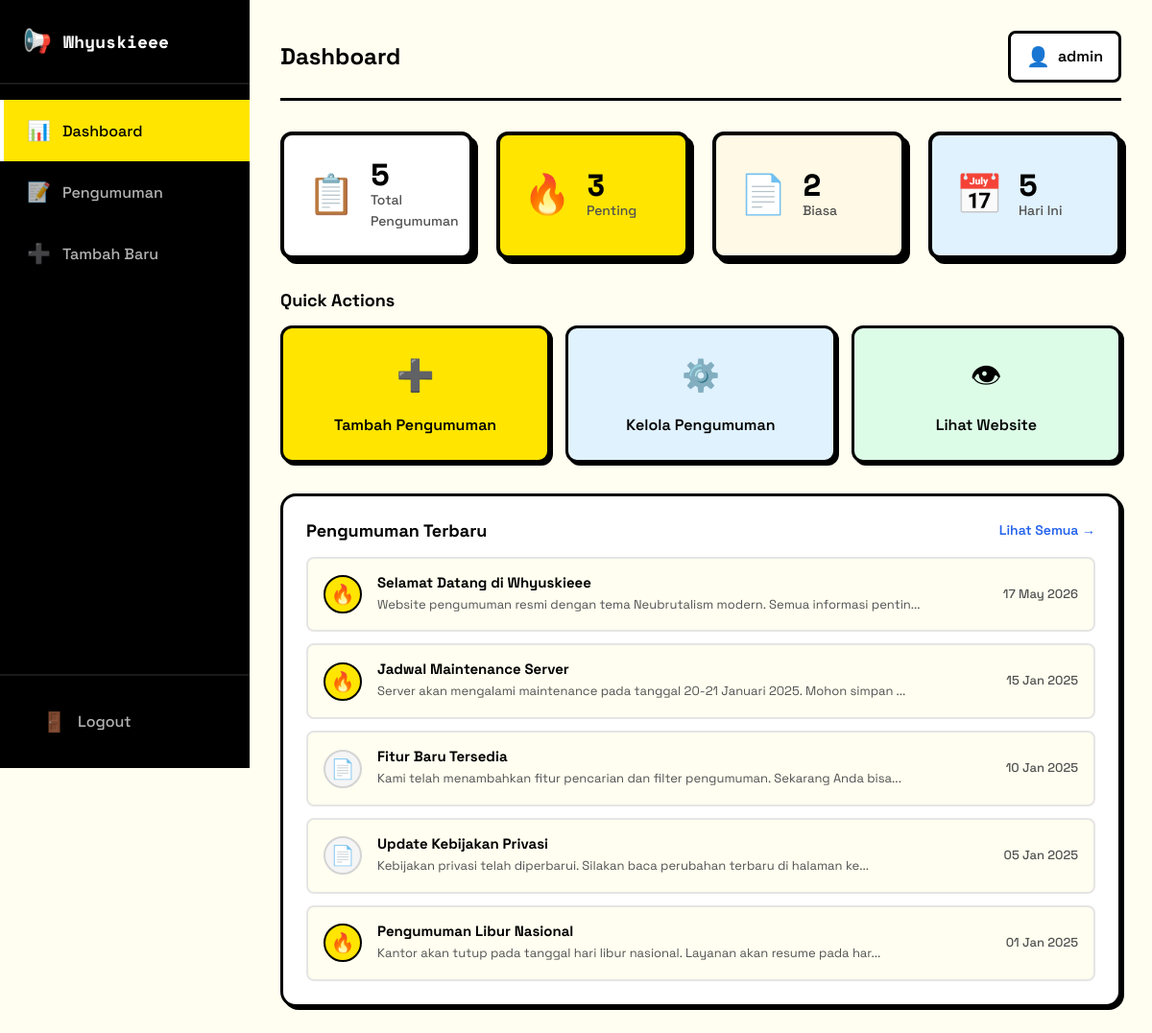
Screenshot of /admin/dashboard.php (signed in) with the database file from the repository.
### tables this page shows
CREATE TABLE IF NOT EXISTS announcements (
    id INT AUTO_INCREMENT PRIMARY KEY,
    title VARCHAR(255) NOT NULL,
    content TEXT NOT NULL,
    date_created DATE NOT NULL,
    status ENUM('penting', 'biasa') DEFAULT 'biasa',
    created_at TIMESTAMP DEFAULT CURRENT_TIMESTAMP
);

### admin/dashboard.php (the view, shortened to what this page needs)
<?php
 $pdo = getConnection();
 $totalAnnouncements = $pdo->query("SELECT COUNT(*) FROM announcements")->fetchColumn();
 $importantCount = $pdo->query("SELECT COUNT(*) FROM announcements WHERE status = 'penting'")->fetchColumn();
 $normalCount = $pdo->query("SELECT COUNT(*) FROM announcements WHERE status = 'biasa'")->fetchColumn();
 $todayCount = $pdo->query("SELECT COUNT(*) FROM announcements WHERE DATE(created_at) = CURDATE()")->fetchColumn();
 $stmt = $pdo->query("SELECT * FROM announcements ORDER BY created_at DESC LIMIT 5");
 $recentAnnouncements = $stmt->fetchAll();
?>
<!DOCTYPE html>
<html lang="id">
<head>
    <link rel="stylesheet" href="../assets/css/style.css">
</head>
<body class="admin-page">
    <aside class="sidebar">
        <div class="sidebar-header">
            <div class="brand-mini">
                <span class="logo-icon-small">📢</span>
                <span class="brand-name">Whyuskieee</span>
            </div>
        </div>
        <nav class="sidebar-nav">
            <a href="dashboard.php" class="nav-item active">
                <span class="nav-icon">📊</span>
                <span class="nav-text">Dashboard</span>
            </a>
            <a href="announcements.php" class="nav-item">
                <span class="nav-icon">📝</span>
                <span class="nav-text">Pengumuman</span>
            </a>
            <a href="add.php" class="nav-item">
                <span class="nav-icon">➕</span>
                <span class="nav-text">Tambah Baru</span>
            </a>
        </nav>
        <div class="sidebar-footer">
            <a href="logout.php" class="nav-item logout-btn">
                <span class="nav-icon">🚪</span>
                <span class="nav-text">Logout</span>
            </a>
        </div>
    </aside>
    <main class="main-content">
        <header class="admin-header">
            <h2>Dashboard</h2>
            <div class="admin-info">
                <span class="admin-avatar">👤</span>
                <span class="admin-name"><?php echo htmlspecialchars($_SESSION['admin_username']); ?></span>
            </div>
        </header>
        <section class="stats-section">
            <div class="stats-grid">
                <div class="stat-card stat-total">
                    <div class="stat-icon">📋</div>
                    <div class="stat-info">
                        <span class="stat-number"><?php echo $totalAnnouncements; ?></span>
                        <span class="stat-label">Total Pengumuman</span>
                    </div>
                </div>
                <div class="stat-card stat-important">
                    <div class="stat-icon">🔥</div>
                    <div class="stat-info">
                        <span class="stat-number"><?php echo $importantCount; ?></span>
                        <span class="stat-label">Penting</span>
                    </div>
                </div>
                <div class="stat-card stat-normal">
                    <div class="stat-icon">📄</div>
                    <div class="stat-info">
                        <span class="stat-number"><?php echo $normalCount; ?></span>
                        <span class="stat-label">Biasa</span>
                    </div>
                </div>
                <div class="stat-card stat-today">
                    <div class="stat-icon">📅</div>
                    <div class="stat-info">
                        <span class="stat-number"><?php echo $todayCount; ?></span>
                        <span class="stat-label">Hari Ini</span>
                    </div>
                </div>
            </div>
        </section>
        <section class="quick-actions">
            <h3>Quick Actions</h3>
            <div class="actions-grid">
                <a href="add.php" class="action-card action-add">
                    <span class="action-icon">➕</span>
                    <span class="action-text">Tambah Pengumuman</span>
                </a>
                <a href="announcements.php" class="action-card action-manage">
                    <span class="action-icon">⚙️</span>
                    <span class="action-text">Kelola Pengumuman</span>
                </a>
                <a href="../index.php" target="_blank" class="action-card action-view">
                    <span class="action-icon">👁</span>
                    <span class="action-text">Lihat Website</span>
                </a>
            </div>
        </section>
        <section class="recent-section">
            <div class="section-header">
                <h3>Pengumuman Terbaru</h3>
                <a href="announcements.php" class="view-all-link">Lihat Semua →</a>
            </div>
            <?php if (empty($recentAnnouncements)): ?>
            <div class="empty-state">
                <span class="empty-icon">📭</span>
                <p>Belum ada pengumuman</p>
                <a href="add.php" class="btn btn-primary">Buat Pengumuman Pertama</a>
            </div>
            <?php else: ?>
            <div class="recent-list">
                <?php foreach ($recentAnnouncements as $index => $announcement): ?>
                <div class="recent-item" style="animation-delay: <?php echo $index * 0.1; ?>s">
                    <div class="recent-status <?php echo $announcement['status']; ?>">
                        <?php echo $announcement['status'] === 'penting' ? '🔥' : '📄'; ?>
                    </div>
                    <div class="recent-content">
                        <h4><?php echo htmlspecialchars($announcement['title']); ?></h4>
                        <p><?php echo htmlspecialchars(substr($announcement['content'], 0, 80)); ?>...</p>
                    </div>
                    <div class="recent-date">
                        <?php echo date('d M Y', strtotime($announcement['date_created'])); ?>
                    </div>
                </div>
                <?php endforeach; ?>
            </div>
            <?php endif; ?>
        </section>
    </main>
</body>
</html>

### rows the page displays
announcements: title "Selamat Datang di Whyuskieee", content "Website pengumuman resmi dengan tema Neubrutalism modern. Semua informasi pentin", date_created "17 May 2026"
announcements: title "Jadwal Maintenance Server", content "Server akan mengalami maintenance pada tanggal 20-21 Januari 2025. Mohon simpan", date_created "15 Jan 2025"
announcements: title "Fitur Baru Tersedia", content "Kami telah menambahkan fitur pencarian dan filter pengumuman. Sekarang Anda bisa", date_created "10 Jan 2025"
announcements: title "Update Kebijakan Privasi", content "Kebijakan privasi telah diperbarui. Silakan baca perubahan terbaru di halaman ke", date_created "05 Jan 2025"
announcements: title "Pengumuman Libur Nasional", content "Kantor akan tutup pada tanggal hari libur nasional. Layanan akan resume pada har", date_created "01 Jan 2025"

### other values shown
$_SESSION['admin_username'] "admin"
$totalAnnouncements "5"
$importantCount "3"
$normalCount "2"
$todayCount "5"
